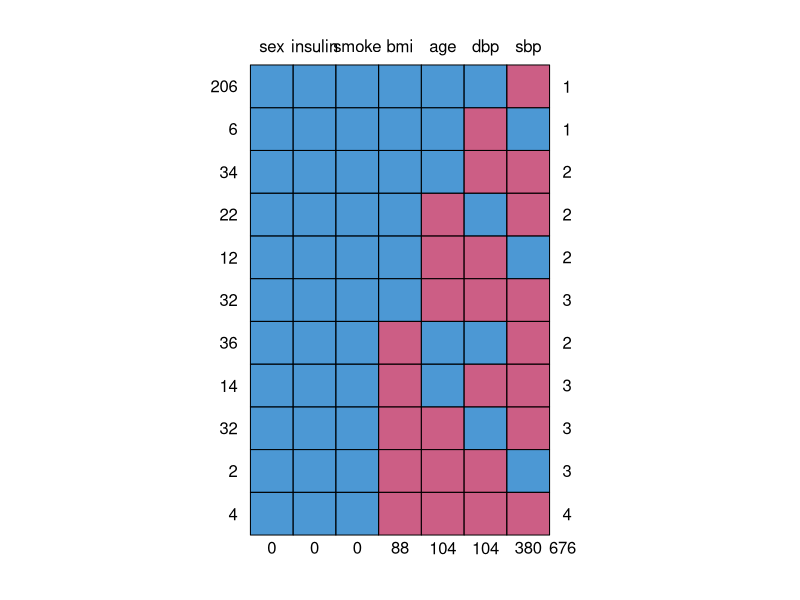
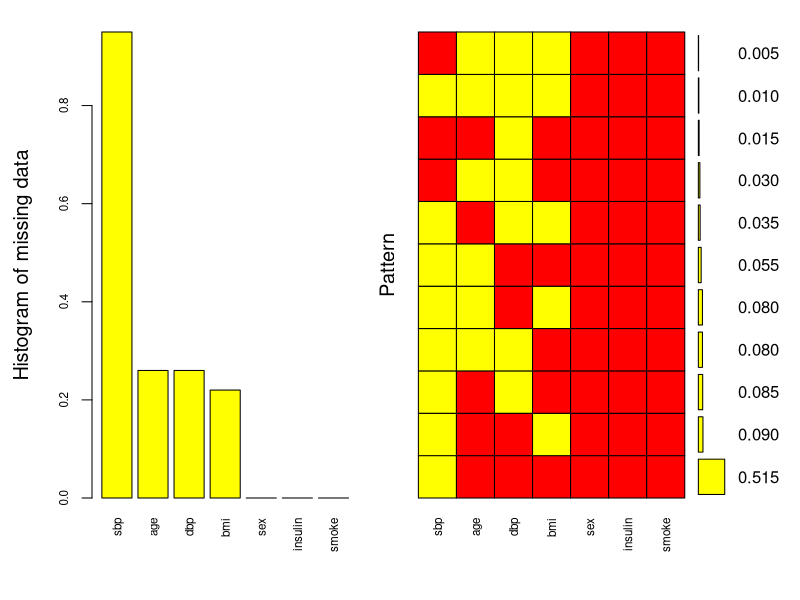
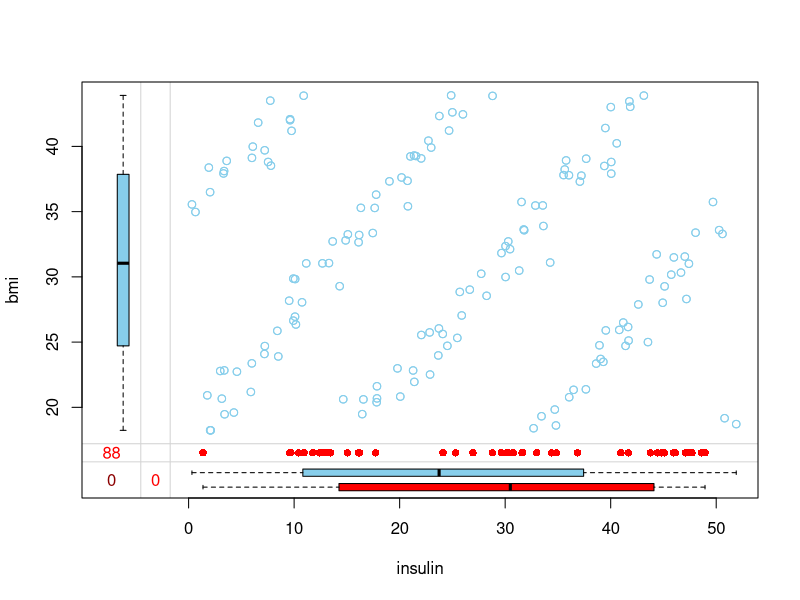
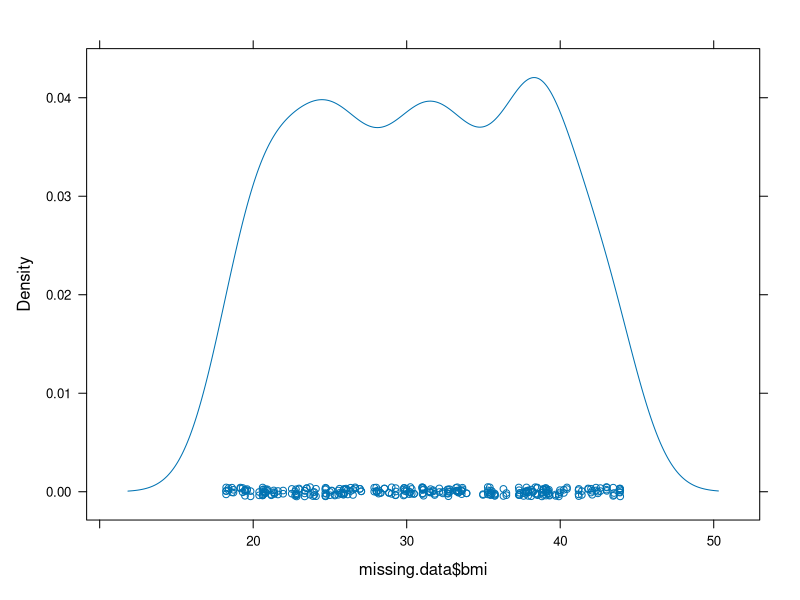
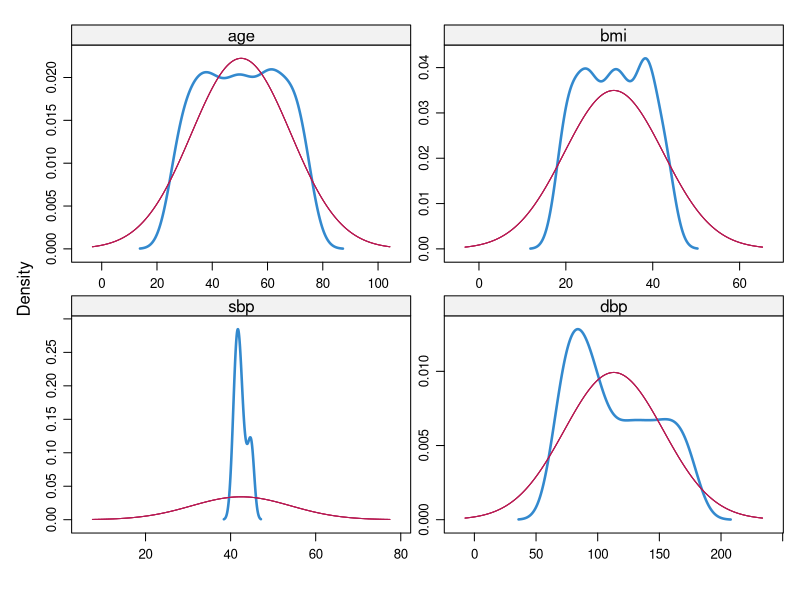
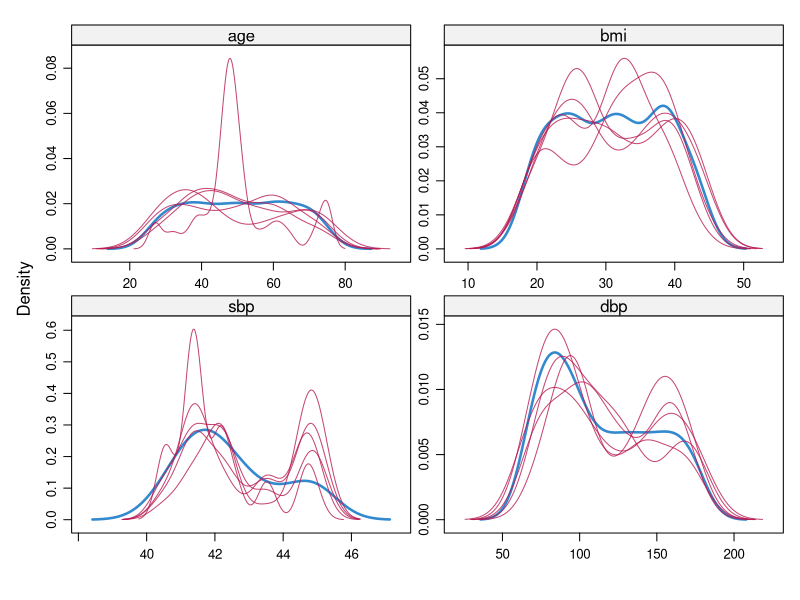
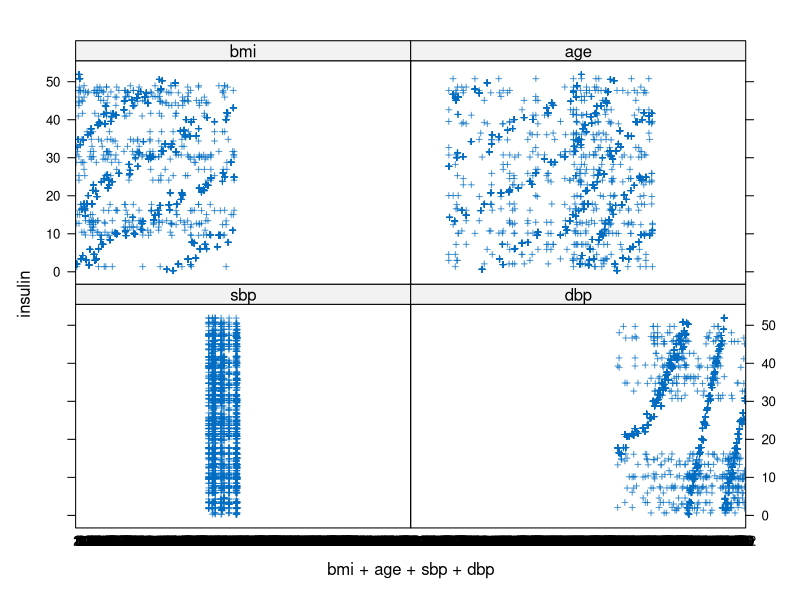
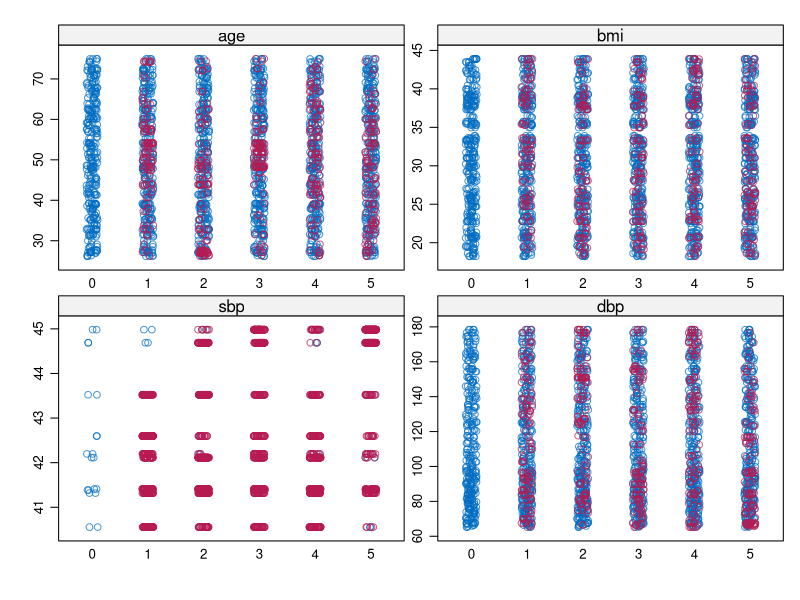

These charts were generated, in order, by the following R code:
library(mice)
library(lattice)
library(dplyr)
library(VIM)
set.seed(271)
# Choose the sample size of 200.
n<-200
# Simulate a random data frame
data <- data.frame(sex =  sample (c("F","M")),  age = rnorm(n,15:80), bmi = rnorm(n,18:50), sbp = rnorm(n, 40:180), dbp = rnorm(n, 50:200), insulin = rnorm(n,1:50), smoke = rep(c(1, 2), 200))
# Print the first six rows of the dataset
head(data)	

# Manually add some missing values
missing.data <- data %>%mutate(age = "is.na<-"(age, age <25 | age >75), bmi = "is.na<-"(bmi, bmi >44 | bmi <18), sbp = "is.na<-"(sbp, sbp >45 | sbp <20), dbp = "is.na<-"(dbp, dbp >180 | dbp <65))
head(missing.data)

# How many patterns are there where the "bmi" variable is missing.
mpattern <- md.pattern(missing.data)
sum(mpattern[, "bmi"] == 0)

# Draw the aggr plot graph.
aggr_plot <- aggr(missing.data, col=c('red','yellow'), numbers=TRUE, sortVars=TRUE, labels=names(data), cex.axis=.7, gap=3, ylab=c("Histogram of missing data","Pattern"))
# Draw a box plot graph.
marginplot(missing.data[c(6,3)])


# Impute missing values using the mice package
imputation <- mice(missing.data, method = "mean", m = 4, maxit = 1)
head(complete(imputation))


# Pooling the results and fitting a linear model
ModelFit <- with(imputation, lm(insulin ~ bmi+age+sbp))
# Combine the results of the 4 models produced 
pool(ModelFit)
summary(pool(ModelFit))
densityplot(missing.data$bmi)

# Plot the imputed density graph.
densityplot(imputation)


imp <- mice(missing.data, seed = 271, print = FALSE)
# Density plot original and imputed dataset
densityplot(imp)

# Find the distribution of insulin variable according to other variables
stripplot(imp, insulin ~ bmi+age+sbp+dbp, pch = 3, cex = 0.5)


# Filter the dataset.
Orig.Df <- missing.data %>% dplyr::select(age, bmi, sbp, dbp)
imp1 <- mice(Orig.Df, seed = 271, print = FALSE)
# Plotting scatterplots of observed and imputed data.
stripplot(imp1)

# Check the convergence of the algorithm used
imp2 <- mice(missing.data)

# Draw the trace lines of the variables.
plot(imp2, c("bmi", "sbp", "dbp"))
